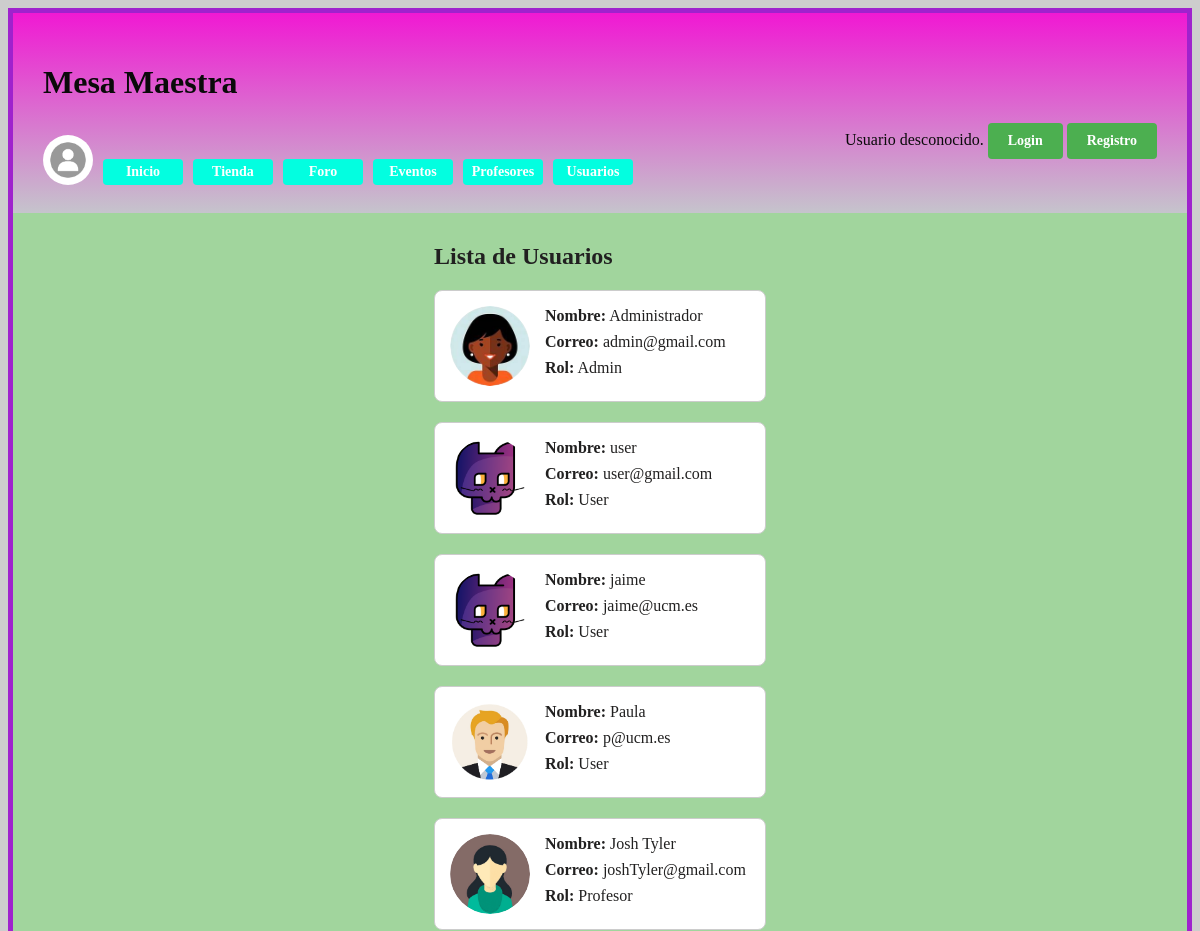
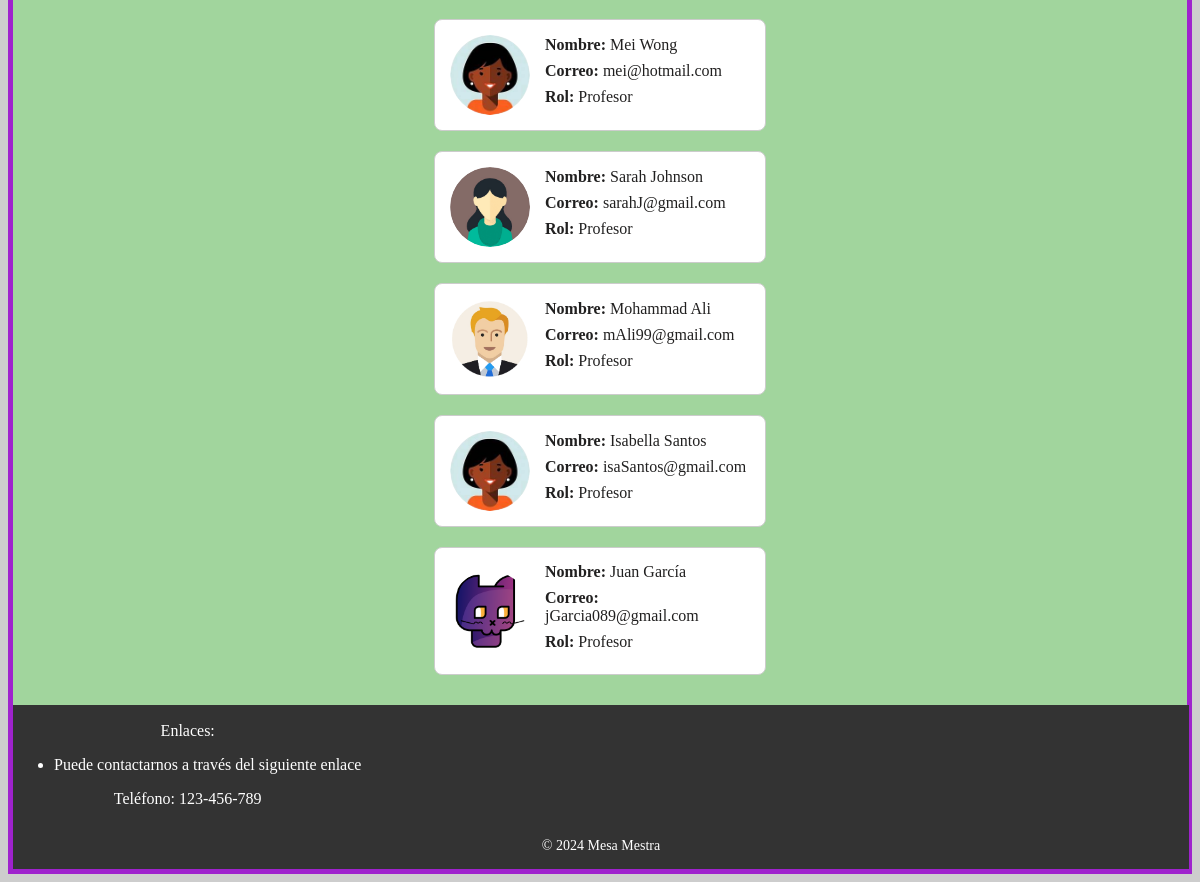
/usuariosView.php, run on the app's committed database (2 pictures, top to bottom).
### tables this page shows
CREATE TABLE `usuarios` (
  `id` int(11) NOT NULL,
  `password` varchar(70) NOT NULL,
  `nombre` varchar(50) NOT NULL,
  `correo` varchar(50) NOT NULL,
  `rolUser` int(11) NOT NULL,
  `valoracion` float DEFAULT NULL,
  `precio` float DEFAULT NULL,
  `avatar` varchar(50) DEFAULT NULL
);

### includes/src/Usuarios/Usuario.php (called while the page is built, shortened)
<?php
class Usuario
{
    private $rolUser;
    private $nombre;
    private $correo;
    private $avatar;
    protected  function __construct($rol,$nombre, $password, $correo, $avatar, $id = null)
    {
        $this->rolUser = $rol;
        $this->nombre = $nombre;
        $this->correo = $correo;
        $this->avatar = $avatar;
    }
    public function getRolString()
    {
        $rol = "INVALID";
        if($this->rolUser == self::ADMIN_ROLE)
        {
            $rol = "Admin";
        }
        else if($this->rolUser == self::USER_ROLE)
        {
            $rol = "User";
        }
        else if($this->rolUser == self::TEACHER_ROLE)
        {
            $rol = "Profesor";
        }
        return $rol;
    }
    public function getNombre()
    {
        return $this->nombre;
    }
    public function getCorreo()
    {
        return $this->correo;
    }
    public function getAvatar()
    {
        return $this->avatar;
    }
    public static function listarUsuarios()
    {
        $conn = BD::getInstance()->getConexionBd();
        $query = "SELECT * FROM usuarios";
        $rs = $conn->query($query);
        $usuarios = array();
        if ($rs) {
        while ($fila = $rs->fetch_assoc()) {
        $usuario = new Usuario(
        $fila['rolUser'],
        $fila['nombre'],
        $fila['password'],
        $fila['correo'],
        $fila['avatar'],
        $fila['id']
        );
        $usuarios[] = $usuario;
        }
        }
        return $usuarios;
    }
}

### includes/src/Usuarios/ListaUsuarios.php (the view, shortened to what this page needs)
<?php
    echo '<link rel="stylesheet" type="text/css" href="' . RUTA_CSS . '/imagenes.css">';
    $contenidoPrincipal = listaUsuarios();
?>
<?php
function listaUsuarios()
{
    $Usuarios = Usuario::listarUsuarios();
    $html = "<div class='Usuarios'>";
    foreach ($Usuarios as $Usuario) {
        $html .= visualizaUsuario($Usuario);
    }
    $html .= "</div>";
    return $html;
}
function visualizaUsuario($Usuario) {
        $imagenPath = $Usuario->getAvatar() ? RUTA_IMGS . $Usuario->getAvatar() : RUTA_IMGS . 'images/avatarPorDefecto.png';
        $id =  $Usuario->getId();
        $app = BD::getInstance();
        if ($app->usuarioLogueado())
        {
            $rutaChat = resuelve('/ChatView.php');
            $html = <<<EOF
            <div class="tarjeta_usuario">
                <img src="{$imagenPath}" alt="Avatar de {$Usuario->getNombre()}" class="avatar_usuario">
                <div class="info_usuario">
                    <div class="texto"><strong>Nombre:</strong> {$Usuario->getNombre()}</div>
                    <div class="texto"><strong>Correo:</strong> {$Usuario->getCorreo()}</div>
                    <div class="texto"><strong>Rol:</strong> {$Usuario->getRolString()}</div>
                    <div>
                        <a href="$rutaChat?id=$id" class="button-like-link">Contactar</a>
                    </div>
                </div>
            </div>
        EOF;
        }
        else
        {
            $html = <<<EOF
            <div class="tarjeta_usuario">
                <img src="{$imagenPath}" alt="Avatar de {$Usuario->getNombre()}" class="avatar_usuario">
                <div class="info_usuario">
                    <div class="texto"><strong>Nombre:</strong> {$Usuario->getNombre()}</div>
                    <div class="texto"><strong>Correo:</strong> {$Usuario->getCorreo()}</div>
                    <div class="texto"><strong>Rol:</strong> {$Usuario->getRolString()}</div>
                </div>
            </div>
        EOF;
        }
    return $html;
}
?>

### css/estilo.css (style rules this page uses)
body { background-color: #CDCDCD; }

### css/usuarios.css (style rules this page uses)
.tarjeta_usuario { display: flex; align-items: center; width: 300px; padding: 15px; border: 1px solid #ccc; border-radius: 8px; margin-bottom: 20px; background-color: #ffffff; }
.avatar_usuario { width: 80px; height: 80px; border-radius: 50%; margin-right: 15px; }
.tarjeta_usuario .info_usuario { flex-grow: 1; }
.tarjeta_usuario .texto { margin-bottom: 8px; }

### data on the page
usuarios: avatar (picture), nombre "Administrador", correo "admin@gmail.com", rolUser "Admin"
usuarios: avatar (picture), nombre "user", correo "user@gmail.com", rolUser "User"
usuarios: avatar (picture), nombre "jaime", correo "jaime@ucm.es", rolUser "User"
usuarios: avatar (picture), nombre "Paula", correo "p@ucm.es", rolUser "User"
usuarios: avatar (picture), nombre "Josh Tyler", correo "joshTyler@gmail.com", rolUser "Profesor"
usuarios: avatar (picture), nombre "Mei Wong", correo "mei@hotmail.com", rolUser "Profesor"
usuarios: avatar (picture), nombre "Sarah Johnson", correo "sarahJ@gmail.com", rolUser "Profesor"
usuarios: avatar (picture), nombre "Mohammad Ali", correo "mAli99@gmail.com", rolUser "Profesor"
usuarios: avatar (picture), nombre "Isabella Santos", correo "isaSantos@gmail.com", rolUser "Profesor"
usuarios: avatar (picture), nombre "Juan García", correo "jGarcia089@gmail.com", rolUser "Profesor"

### other printed values
$params['cabecera'] "Mesa Maestra"
